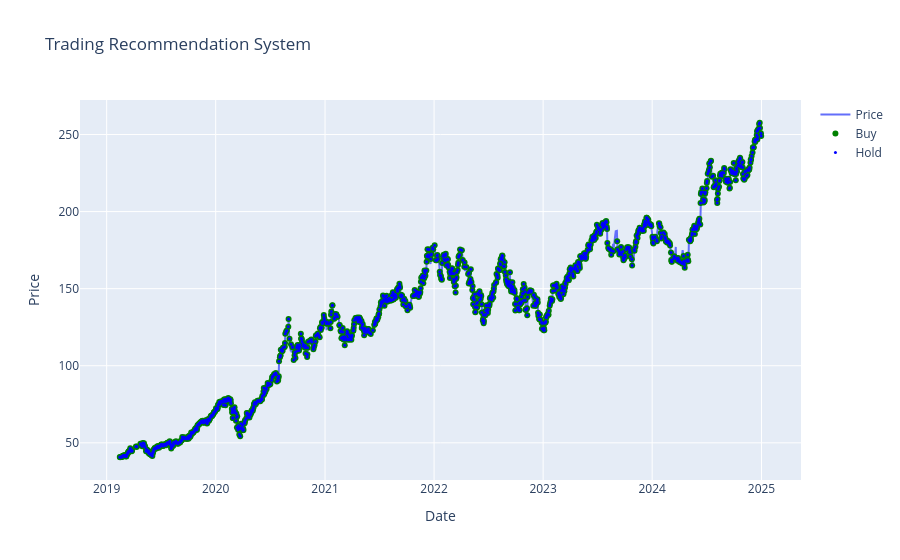

Notebook source saved alongside this figure:
### Code cell
import plotly.graph_objects as go
fig=go.Figure()
fig.add_trace(go.Scatter(
    x=ap_data.index,
    y=ap_data['Close'],
    mode='lines',
    name='Price'
))

buy_data=ap_data[ap_data['Recommendation']== 'Hold']

fig.add_trace(go.Scatter(
    x=buy_data.index,
    y=buy_data['Close'],
    mode='markers',
    name='Buy',
    marker=dict(color='green',size=6)
))

hold_data=ap_data[ap_data['Recommendation']=='Hold']

fig.add_trace(go.Scatter(
    x=hold_data.index,
    y=hold_data['Close'],
    mode='markers',
    name='Hold',
    marker=dict(color='Blue',size=3)
))

fig.update_layout(
    title =  'Trading Recommendation System',
    xaxis_title = 'Date',
    yaxis_title='Price'
)

fig.show()

### Figure 1 — Plotly figure (JSON) as saved in the notebook; plotly's stock layout.template omitted (floating-point values rounded to 4 significant figures; data arrays with more than 128 entries replaced by an {"elided": "..."} marker saying what was removed)
{"data": [{"mode": "lines", "name": "Price", "type": "scatter", "x": {"elided": "1480 str values"}, "y": {"elided": "1480 float values"}}, {"marker": {"color": "green", "size": 6}, "mode": "markers", "name": "Buy", "type": "scatter", "x": {"elided": "1244 str values"}, "y": {"elided": "1244 float values"}}, {"marker": {"color": "Blue", "size": 3}, "mode": "markers", "name": "Hold", "type": "scatter", "x": {"elided": "1244 str values"}, "y": {"elided": "1244 float values"}}], "layout": {"title": {"text": "Trading Recommendation System"}, "xaxis": {"title": {"text": "Date"}}, "yaxis": {"title": {"text": "Price"}}}}
